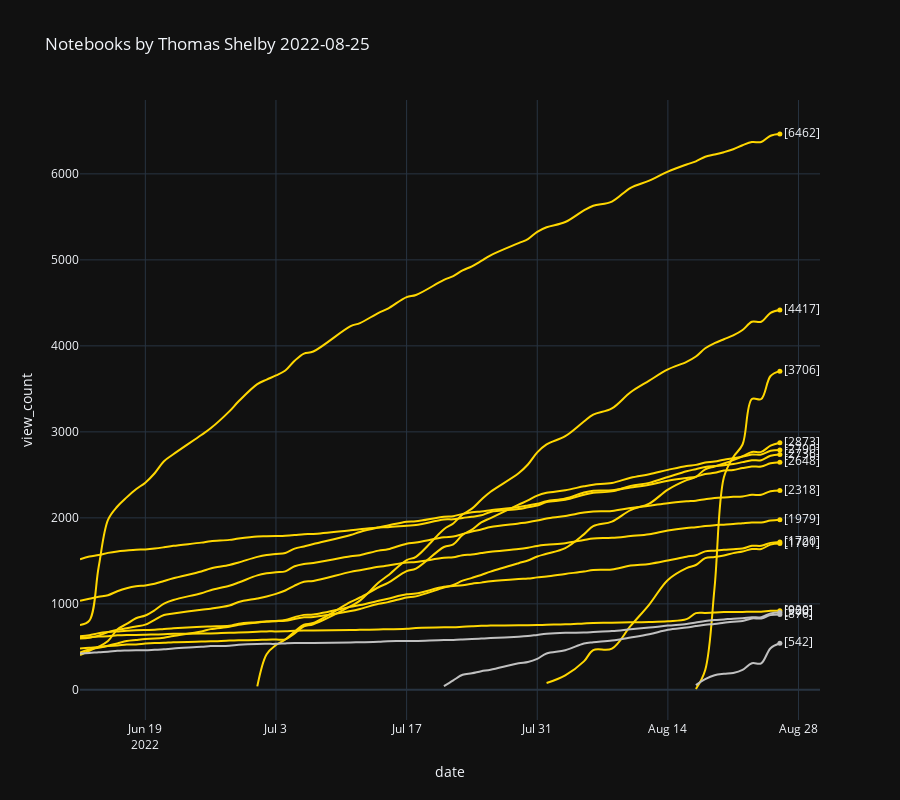

This figure's notebook cell:
### Code cell
color_map = {
    'GOLD': 'gold',
    'SILVER': 'silver',
    'BRONZE': 'chocolate',
    'N/A': '#333',
    'Not Found' : 'lime'
}
fig=px.line(
    df_d,
    x='date',
    y='view_count',
    title=f'Notebooks by {df.author_displayName.get(0)} '+str(links[-2][25:35]),
    log_x=False,
    log_y=False,
    line_group='title',
    line_shape='spline',
    markers=False,
    #width=400, 
    height=800,
    color='medal',
    template='plotly_dark',
    color_discrete_map=color_map,
    hover_name='title')

# add traces for annotations and text for end of lines
for i in range (len(fig.data)):
    fig.add_scatter(x = [fig.data[i].x[-1]], y = [fig.data[i].y[-1]],
                     marker = {'color':color_map[fig.data[i].name], 'size':5},
                     text = str([fig.data[i].y[-1]]),# + str(fig.data[i].hovertext[0]),
                     mode = 'markers + text',
                     textposition='middle right')
fig.update_layout(showlegend=False)
fig.show()
